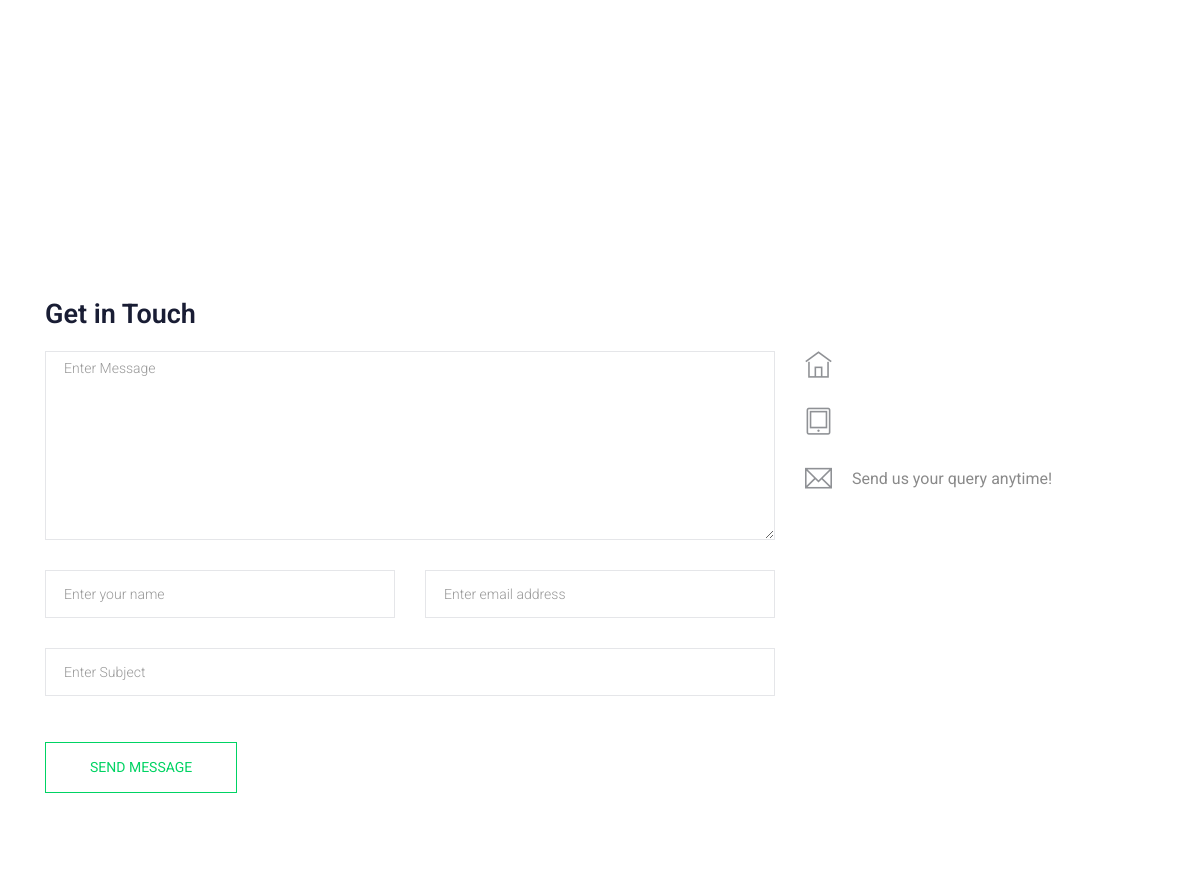
The page /contact-us/ (middle part) on the database as committed earlier.
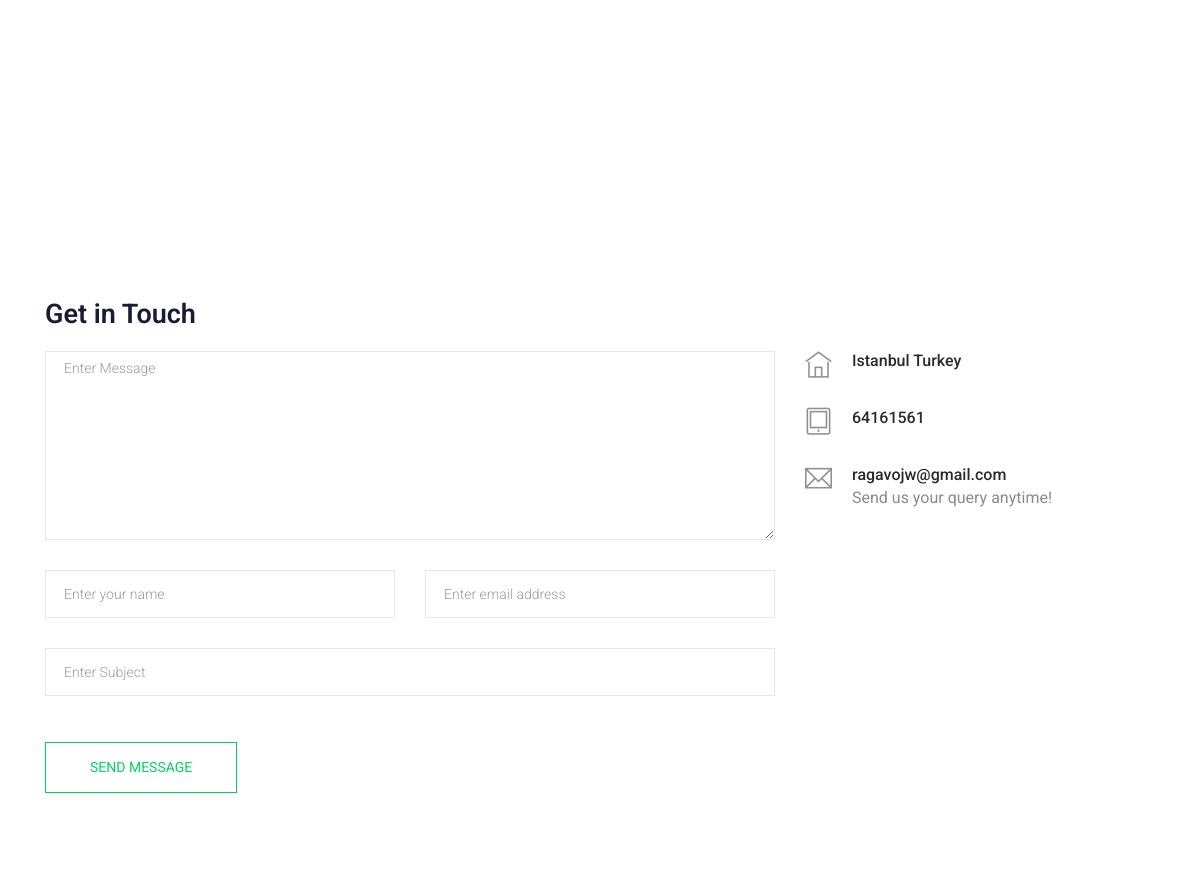
The same page on the database as committed later.
### contact/models.py (models this page shows, shortened)
class Info(models.Model):
    place = models.CharField(max_length=50)
    phone_number = models.CharField(max_length=15)
    email = models.EmailField(max_length=50)
    class Meta:
        verbose_name = ("Info")
        verbose_name_plural = ("Infos")

### contact/views.py (the view)
# urls.py: path('', views.send_message, name='contact'),
def send_message(request):
    myinfo = Info.objects.last()
    context = {'myinfo': myinfo}
    return render(request, 'contact/contact.html', context)

### contact/templates/contact/contact.html (shortened to what this page needs)
{% extends 'base.html' %}
{% block content %}
  <section class="contact-section section_padding">
    <div class="container">
      <div class="d-none d-sm-block mb-5 pb-4">
        <div id="map" style="height: 480px;"></div>
      </div>
      <div class="row">
        <div class="col-12">
          <h2 class="contact-title">Get in Touch</h2>
        </div>
        <div class="col-lg-8">
          <form class="form-contact contact_form" action="contact_process.php" method="post" id="contactForm" novalidate="novalidate">
            <div class="row">
              <div class="col-12">
                <div class="form-group">
                    <textarea class="form-control w-100" name="message" id="message" cols="30" rows="9" onfocus="this.placeholder = ''" onblur="this.placeholder = 'Enter Message'" placeholder = 'Enter Message'></textarea>
                </div>
              </div>
              <div class="col-sm-6">
                <div class="form-group">
                  <input class="form-control" name="name" id="name" type="text" onfocus="this.placeholder = ''" onblur="this.placeholder = 'Enter your name'" placeholder = 'Enter your name'>
                </div>
              </div>
              <div class="col-sm-6">
                <div class="form-group">
                  <input class="form-control" name="email" id="email" type="email" onfocus="this.placeholder = ''" onblur="this.placeholder = 'Enter email address'" placeholder = 'Enter email address'>
                </div>
              </div>
              <div class="col-12">
                <div class="form-group">
                  <input class="form-control" name="subject" id="subject" type="text" onfocus="this.placeholder = ''" onblur="this.placeholder = 'Enter Subject'" placeholder = 'Enter Subject'>
                </div>
              </div>
            </div>
            <div class="form-group mt-3">
              <button type="submit" class="button button-contactForm btn_4 boxed-btn">Send Message</button>
            </div>
          </form>
        </div>
        <div class="col-lg-4">
          <div class="media contact-info">
            <span class="contact-info__icon"><i class="ti-home"></i></span>
            <div class="media-body">
              <h3>{{myinfo.place}}</h3>
            </div>
          </div>
          <div class="media contact-info">
            <span class="contact-info__icon"><i class="ti-tablet"></i></span>
            <div class="media-body">
              <h3>{{myinfo.phone_number}}</h3>
            </div>
          </div>
          <div class="media contact-info">
            <span class="contact-info__icon"><i class="ti-email"></i></span>
            <div class="media-body">
              <h3>{{myinfo.email}}</h3>
              <p>Send us your query anytime!</p>
            </div>
          </div>
        </div>
      </div>
    </div>
  </section>
  {% endblock content %}

Rows that differ between the two databases and show on the page:
added Info: place "Istanbul Turkey", phone_number "64161561", email "ragavojw@gmail.com"
